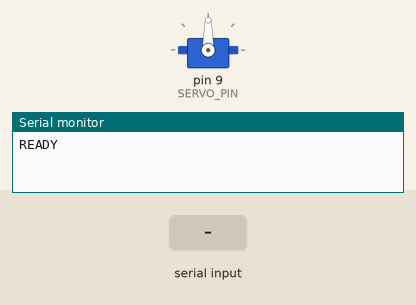
Bench run of a sketch on a simulated Arduino Uno, built with avr-gcc and run on an emulated ATmega328P. Shown: servo, the last lines printed to the serial monitor. Inputs (shaded band) come from the test bench.

Above: at 1.7 s.
1.8 s: "BATTERY\n" received over Serial
At 2.4 s:
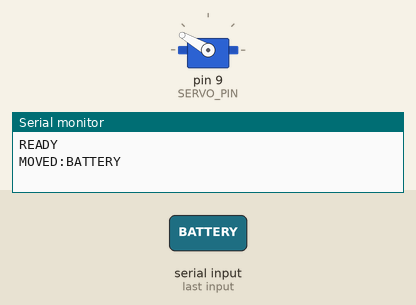
Timing chart, 0 to 33.3 s (numbered marks = the images above; inputs shaded):
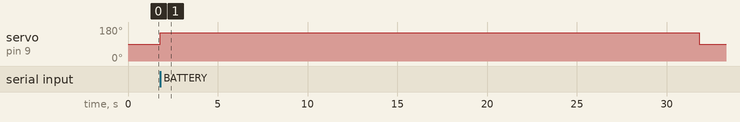

The sketch:

arduino_sorter.ino
```cpp
/*
  E-Waste Sorter — Arduino Servo Controller
  Receives classification commands via Serial from Python script.
  Moves a servo to direct waste into one of 4 bins.

  Wiring:
    - Servo signal → Pin 9
    - Servo power  → 5V (or external power for large servos)
    - Servo GND    → GND

  Serial commands (from Python):
    "BATTERY\n"  → moves servo to Bin 1 angle
    "PCB\n"      → moves servo to Bin 2 angle
    "PLASTIC\n"  → moves servo to Bin 3 angle
    "METAL\n"    → moves servo to Bin 4 angle
    "NOTHING\n"  → stays in neutral position (blocks ramp)
*/

#include <Servo.h>

Servo sorterServo;

// Pin configuration
const int SERVO_PIN = 9;

// Servo angles for each bin — ADJUST THESE to match your physical setup
// Neutral (90°) is center. Bins 1&2 are counter-clockwise (< 90°), Bins 3&4 are clockwise (> 90°)
const int ANGLE_NEUTRAL = 90;   // Ramp blocked / idle position (center)
const int ANGLE_BATTERY = 150;  // Bin 1 — counter-clockwise (servo goes to higher angle = CCW)
const int ANGLE_PCB     = 120;  // Bin 2 — counter-clockwise
const int ANGLE_PLASTIC = 60;   // Bin 3 — clockwise (servo goes to lower angle = CW)
const int ANGLE_METAL   = 30;   // Bin 4 — clockwise

// How long to hold the position before returning to neutral (ms)
const int HOLD_TIME = 30000;

// Current state
String inputString = "";
bool stringComplete = false;

void setup() {
  Serial.begin(9600);
  sorterServo.attach(SERVO_PIN);

  // Start in neutral position
  sorterServo.write(ANGLE_NEUTRAL);
  delay(500);

  Serial.println("READY");
}

void loop() {
  // Read serial input
  while (Serial.available()) {
    char c = (char)Serial.read();
    if (c == '\n') {
      stringComplete = true;
    } else {
      inputString += c;
    }
  }

  // Process command
  if (stringComplete) {
    inputString.trim();
    inputString.toUpperCase();

    int targetAngle = -1;

    if (inputString == "BATTERY") {
      targetAngle = ANGLE_BATTERY;
    } else if (inputString == "PCB") {
      targetAngle = ANGLE_PCB;
    } else if (inputString == "PLASTIC") {
      targetAngle = ANGLE_PLASTIC;
    } else if (inputString == "METAL") {
      targetAngle = ANGLE_METAL;
    } else if (inputString == "NOTHING") {
      targetAngle = ANGLE_NEUTRAL;
    }

    if (targetAngle >= 0) {
      // Move to bin position
      sorterServo.write(targetAngle);
      Serial.print("MOVED:");
      Serial.println(inputString);

      // Hold position to let item slide into bin
      delay(HOLD_TIME);

      // Return to neutral (block ramp for next item)
      sorterServo.write(ANGLE_NEUTRAL);
      Serial.println("NEUTRAL");
    } else {
      Serial.print("UNKNOWN:");
      Serial.println(inputString);
    }

    // Reset
    inputString = "";
    stringComplete = false;
  }
}
```

Measured:
- after the input at 1.8 s, servo on pin 9 (SERVO_PIN): 90° → 150° at once, → 90° 30.0 s later
